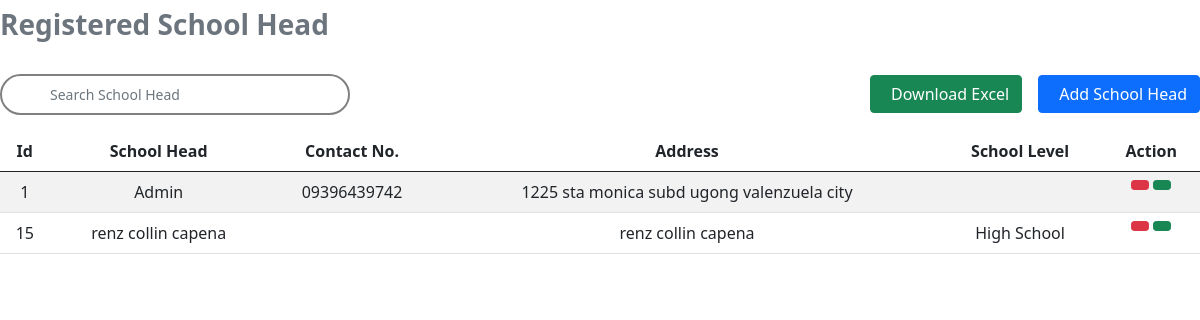
Before: /table.php with the older database file.
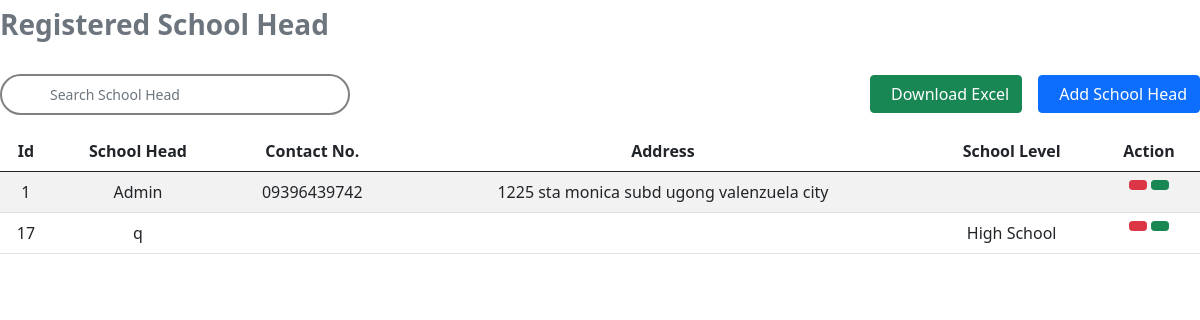
After: the same page with the newer database file.
### tables this page shows
CREATE TABLE `profile` (
  `id` int(11) NOT NULL,
  `name` varchar(300) NOT NULL,
  `bday` varchar(250) NOT NULL,
  `address` varchar(500) NOT NULL,
  `email` varchar(1000) NOT NULL,
  `contactNo` varchar(250) NOT NULL,
  `sex` varchar(250) NOT NULL,
  `yearAsSchoolHead` varchar(250) NOT NULL,
  `duration` varchar(250) NOT NULL,
  `learnersPerf` varchar(250) NOT NULL,
  `teacherPerf` varchar(250) NOT NULL,
  `financialMng` varchar(250) NOT NULL,
  `complaints` varchar(250) NOT NULL,
  `picture` varchar(1000) NOT NULL,
  `school` varchar(500) NOT NULL,
  `citizenship` varchar(250) NOT NULL,
  `civil` varchar(250) NOT NULL,
  `zipcode` varchar(250) NOT NULL,
  `employeeNo` varchar(250) NOT NULL
);

### table.php (the view, shortened to what this page needs)
<?php
    require "db.php";
    $q = "SELECT * FROM `profile`";
    $list = $con->query($q);
    $fetch = $list->fetch_assoc();
?>
<!DOCTYPE html>
<html lang="en">
<head>
    <link href="https://cdn.jsdelivr.net/npm/bootstrap@5.0.2/dist/css/bootstrap.min.css" rel="stylesheet">
</head>
<body>
    <div class=" text-secondary fw-bold p-2 ps-0 mb-3 w-50 h3">Registered School Head</div>
    <div class="d-flex align-items-center justify-content-between mb-3 mt-4 position-relative">
        <div class="d-flex align-items-center gap-4">
            <input id='searchBar' class="form-control form-control-sm fs-17 py-2 ps-5" style="border: 2px solid grey; border-radius: 100vmax; width: 350px;" type="text" placeholder='Search School Head'
            aria-label="Search">
        </div>
        <div class="d-flex gap-3">
            <button id='excelBtn' class='btn btn-success '><i class="fa-solid fa-file-arrow-down pe-2"></i>Download Excel</button>
            <button type="button" class="btn btn-primary " data-bs-toggle="modal" data-bs-target="#addSchool"><i class="fa-solid fa-plus pe-2"></i>Add School Head</button>
        </div>
    </div>
    <div class="table-responsive md" style="max-height: 480px;">
        <table id='tableToXLS' class='table text-center table-striped'>
            <thead>
                <tr>
                    <th>Id</th>
                    <th>School Head</th>
                    <th>Contact No.</th>
                    <th>Address</th>
                    <th>School Level</th>
                    <th colspan='3'>Action</th>
                </tr>
            </thead>
            <tbody id="idForSearchOutput">
                <?php if($list->num_rows){ ?>
                    <?php do{ ?>
                        <tr>
                            <td><?php echo $fetch['id'] ?></td>
                            <td><?php echo $fetch['name'] ?></td>
                            <td><?php echo $fetch['contactNo'] ?></td>
                            <td><?php echo $fetch['address'] ?></td>
                            <td><?php echo $fetch['school'] ?></td>
                            <td>
                                <div class="d-flex gap-1 justify-content-center">
                                    <button title="Delete" class="btn btn-danger btn-sm" id='deleteBtn' value='<?php echo $fetch['id'] ?>'><i class="fa-solid fa-trash"></i></button>
                                    <button title="View Equipment" class="btn btn-success btn-sm" id="viewBtn" value='<?php echo $fetch['email'] ?>'><i class="fa-solid fa-eye"></i></button>
                                </div>
                            </td>
                        </tr>
                    <?php }while($fetch = $list->fetch_assoc()) ?>
                <?php }else{ ?>
                    <tr>
                        <td colspan='12'>No data</td>
                    </tr>
                <?php } ?>
            </tbody>
        </table>
    </div>
</body>
</html>

Changed rows visible on the page:
removed profile: id "15", name "renz collin capena", address "renz collin capena", school "High School"
added profile: id "17", name "q", school "High School"
